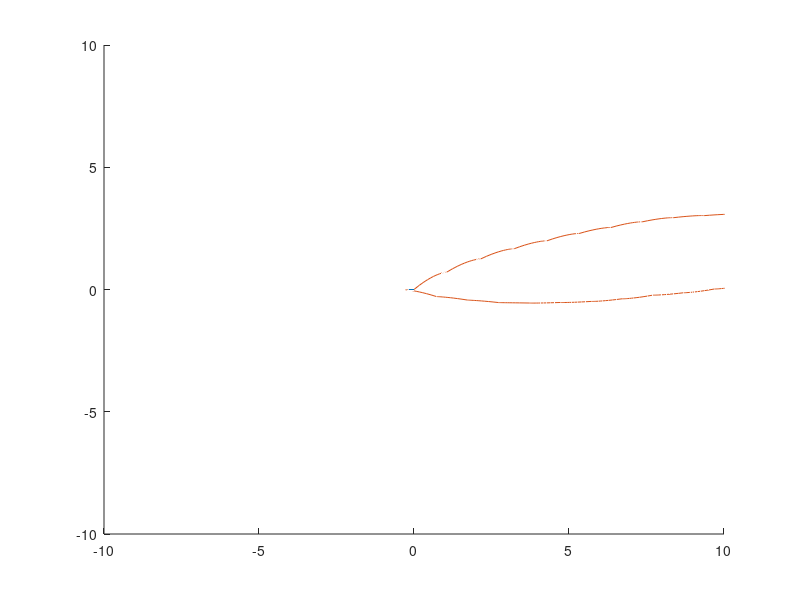
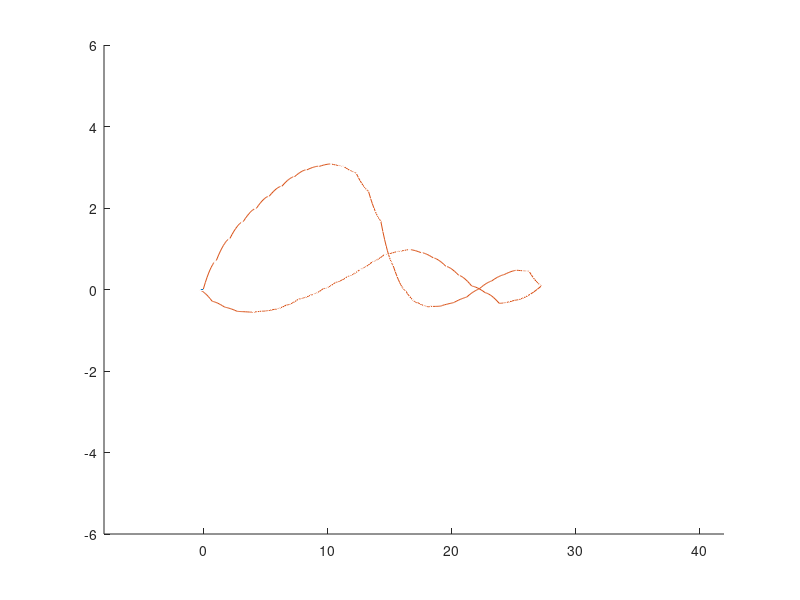

These charts were generated, in order, by the following MATLAB code:
 clc
clear all
close all
  VECA=[0,.67,1.18,1.58,1.9,2.2,2.45,2.69,2.87,2.97,3.04,3,2.86,2.45,1.77,.74,.14,-.17,-.29,-.30,-.25,-.15,.02,.19,.33,.43,.41,.08,-.25,-.32,-.08,.07,.32,.53,.73,.86,.94,.9,.84,.68,.51,.35,.21,.06,-.09,-.19,-.34,-.45,-.5,-.53,-.52,-.43,-.3,-.04];
  VECA2=[-.04,-.3,-.43,-.52,-.53,-.5,-.45,-.34,-.19,-.09,.06,.21,.35,.51,.68,.84,.14,-.17,-.29,-.30,-.25,-.15,.07,-.08,-.32,-.25,.08,.41,.43,.33,.19,.02,.32,.53,.73,.86,.94,.9,.74,1.77,2.45,2.86,3,3.04,2.97,2.87,2.69,2.45,2.2,1.9,1.58,1.18,.67,0];
  %0 a 27=28
  %26 a 0=27=55
  
  xa=0:27;
  xb=25:-1:0;
  xx=[xa,xb];
  yy=VECA;
  zz=VECA2;
 
dt=.01;
t=0:dt:10;

m1=1;
m2=m1;
m3=m2;
b=1;
g=9.81;

Kp=[20;20;20];
Kd=[30,0;0,30];
Ki=[30,0;0,30];

F=[0;0;0];
%o=0:3/1001:3;
%a=o.*sind((0:360/1001:360)*5);
%b=o.*cosd((0:360/1001:360)*5);

Xp=[0;0;0];
X=[0;0;0];
%SP=[a;b;o.*ones(1,length(t)+1)];
SP=[xx;yy;yy];
%SP=[1;0;1];
E=[0;0;0];
kp=100;
kd=50;
ki=100;


a=1;
b=1;

for i=1:length(t)-1

if b>=19
b=1;
a=a+1;
end

if a>=54
a=54;
end

M=[m1+m2+m3,0,0;0,m2+m3,0;0,0,m3];
C=[0,0,0;0,0,0;0,0,0];
G=[0;0;-g];

E(:,i+1)=SP(:,a)-X(:,i);
Ed(:,i)=(E(:,i+1)-E(:,i))/dt;
Ei(:,i)=sum(E*dt,2);

F=kp*E(:,i+1)+kd*Ed(:,i)+ki*Ei(:,i);
Xpp(:,i)=inv(M)*(F-C*Xp(:,i)+G);
Xp(:,i+1)=sum(Xpp*dt,2);
X(:,i+1)=sum(Xp*dt,2);
b=b+1;
end

hold on
x=[0 1 1 1]*X(1,1001);
y=[0 0 1 1]*X(2,1001);
z=[0 0 0 1]*X(3,1001);
plot3(x,y,z)
plot3(X(1,:),X(2,:),X(3,:))
axis([-10 10 -10 10 -10 10])


figure,
hold on
for i=1:length(t)-1
    cla
x=[0 1 1 1]*X(1,i);
y=[0 0 1 1]*X(2,i);
z=[0 0 0 1]*X(3,i);
plot3(x,y,z)
plot3(X(1,:),X(2,:),X(3,:))
    
    %plot3([x0 x1 x1 x1],[y0 y0 y0 y1],[z0 z0 z0 z1],'o')
    
    axis([-8 42 -6 6 -6 6])
    pause(dt)
end

hold off
